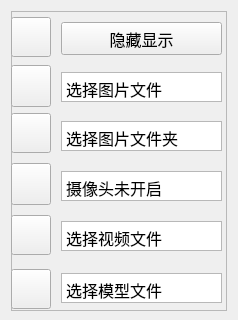
         <widget class="QWidget" name="Sidebar" native="true">
          <property name="styleSheet">
           <string notr="true"/>
          </property>
          <layout class="QVBoxLayout" name="verticalLayout_3" stretch="0">
           <property name="sizeConstraint">
            <enum>QLayout::SetDefaultConstraint</enum>
           </property>
           <property name="bottomMargin">
            <number>9</number>
           </property>
           <item>
            <widget class="QFrame" name="frame">
             <property name="minimumSize">
              <size>
               <width>216</width>
               <height>300</height>
              </size>
             </property>
             <property name="frameShape">
              <enum>QFrame::StyledPanel</enum>
             </property>
             <property name="frameShadow">
              <enum>QFrame::Raised</enum>
             </property>
             <widget class="QToolButton" name="toolButton_camera">
              <property name="geometry">
               <rect>
                <x>0</x>
                <y>152</y>
                <width>40</width>
                <height>42</height>
               </rect>
              </property>
              <property name="minimumSize">
               <size>
                <width>40</width>
                <height>40</height>
               </size>
              </property>
              <property name="maximumSize">
               <size>
                <width>45</width>
                <height>45</height>
               </size>
              </property>
              <property name="cursor">
               <cursorShape>PointingHandCursor</cursorShape>
              </property>
              <property name="toolTip">
               <string>开启摄像头</string>
              </property>
              <property name="autoFillBackground">
               <bool>false</bool>
              </property>
              <property name="text">
               <string/>
              </property>
              <property name="icon">
               <iconset resource="RecSystem.qrc">
                <normaloff>:/images/icons/g1.png</normaloff>:/images/icons/g1.png</iconset>
              </property>
              <property name="iconSize">
               <size>
                <width>50</width>
                <height>39</height>
               </size>
              </property>
              <property name="popupMode">
               <enum>QToolButton::DelayedPopup</enum>
              </property>
              <property name="toolButtonStyle">
               <enum>Qt::ToolButtonTextUnderIcon</enum>
              </property>
              <property name="autoRaise">
               <bool>false</bool>
              </property>
              <property name="arrowType">
               <enum>Qt::NoArrow</enum>
              </property>
             </widget>
             <widget class="QTextEdit" name="textEdit_camera">
              <property name="geometry">
               <rect>
                <x>50</x>
                <y>160</y>
                <width>161</width>
                <height>30</height>
               </rect>
              </property>
              <property name="sizePolicy">
               <sizepolicy hsizetype="Fixed" vsizetype="Fixed">
                <horstretch>0</horstretch>
                <verstretch>0</verstretch>
               </sizepolicy>
              </property>
              <property name="minimumSize">
               <size>
                <width>150</width>
                <height>30</height>
               </size>
              </property>
              <property name="maximumSize">
               <size>
                <width>280</width>
                <height>40</height>
               </size>
              </property>
              <property name="font">
               <font>
                <family>12pt 华为仿宋</family>
                <pointsize>12</pointsize>
                <italic>false</italic>
                <bold>false</bold>
               </font>
              </property>
              <property name="verticalScrollBarPolicy">
               <enum>Qt::ScrollBarAlwaysOff</enum>
              </property>
              <property name="horizontalScrollBarPolicy">
               <enum>Qt::ScrollBarAsNeeded</enum>
              </property>
              <property name="lineWrapMode">
               <enum>QTextEdit::NoWrap</enum>
              </property>
              <property name="readOnly">
               <bool>true</bool>
              </property>
              <property name="html">
               <string>&lt;!DOCTYPE HTML PUBLIC &quot;-//W3C//DTD HTML 4.0//EN&quot; &quot;http://www.w3.org/TR/REC-html40/strict.dtd&quot;&gt;
&lt;html&gt;&lt;head&gt;&lt;meta name=&quot;qrichtext&quot; content=&quot;1&quot; /&gt;&lt;meta charset=&quot;utf-8&quot; /&gt;&lt;style type=&quot;text/css&quot;&gt;
p, li { white-space: pre-wrap; }
hr { height: 1px; border-width: 0; }
li.unchecked::marker { content: &quot;\2610&quot;; }
li.checked::marker { content: &quot;\2612&quot;; }
&lt;/style&gt;&lt;/head&gt;&lt;body style=&quot; font-family:'12pt 华为仿宋'; font-size:12pt; font-weight:400; font-style:normal;&quot;&gt;
&lt;p style=&quot; margin-top:0px; margin-bottom:0px; margin-left:0px; margin-right:0px; -qt-block-indent:0; text-indent:0px;&quot;&gt;&lt;span style=&quot; font-family:'Adobe Devanagari';&quot;&gt;摄像头未开启&lt;/span&gt;&lt;/p&gt;&lt;/body&gt;&lt;/html&gt;</string>
              </property>
             </widget>
             <widget class="QToolButton" name="toolButton_file">
              <property name="geometry">
               <rect>
                <x>0</x>
                <y>54</y>
                <width>40</width>
                <height>42</height>
               </rect>
              </property>
              <property name="minimumSize">
               <size>
                <width>40</width>
                <height>40</height>
               </size>
              </property>
              <property name="maximumSize">
               <size>
                <width>45</width>
                <height>45</height>
               </size>
              </property>
              <property name="cursor">
               <cursorShape>PointingHandCursor</cursorShape>
              </property>
              <property name="toolTip">
               <string>选择图片</string>
              </property>
              <property name="autoFillBackground">
               <bool>false</bool>
              </property>
              <property name="text">
               <string/>
              </property>
              <property name="icon">
               <iconset resource="RecSystem.qrc">
                <normaloff>:/images/icons/recovery.png</normaloff>:/images/icons/recovery.png</iconset>
              </property>
              <property name="iconSize">
               <size>
                <width>50</width>
                <height>40</height>
               </size>
              </property>
              <property name="popupMode">
               <enum>QToolButton::DelayedPopup</enum>
              </property>
              <property name="toolButtonStyle">
               <enum>Qt::ToolButtonTextUnderIcon</enum>
              </property>
              <property name="autoRaise">
               <bool>false</bool>
              </property>
              <property name="arrowType">
               <enum>Qt::NoArrow</enum>
              </property>
             </widget>
             <widget class="QTextEdit" name="textEdit_image">
              <property name="geometry">
               <rect>
                <x>50</x>
                <y>61</y>
                <width>161</width>
                <height>30</height>
               </rect>
              </property>
              <property name="sizePolicy">
               <sizepolicy hsizetype="Fixed" vsizetype="Fixed">
                <horstretch>0</horstretch>
                <verstretch>0</verstretch>
               </sizepolicy>
              </property>
              <property name="minimumSize">
               <size>
                <width>150</width>
                <height>30</height>
               </size>
              </property>
              <property name="maximumSize">
               <size>
                <width>280</width>
                <height>40</height>
               </size>
              </property>
              <property name="font">
               <font>
                <family>12pt 华为仿宋</family>
                <pointsize>12</pointsize>
                <italic>false</italic>
                <bold>false</bold>
               </font>
              </property>
              <property name="layoutDirection">
               <enum>Qt::LeftToRight</enum>
              </property>
              <property name="verticalScrollBarPolicy">
               <enum>Qt::ScrollBarAlwaysOff</enum>
              </property>
              <property name="horizontalScrollBarPolicy">
               <enum>Qt::ScrollBarAsNeeded</enum>
              </property>
              <property name="lineWrapMode">
               <enum>QTextEdit::NoWrap</enum>
              </property>
              <property name="readOnly">
               <bool>true</bool>
              </property>
              <property name="html">
               <string>&lt;!DOCTYPE HTML PUBLIC &quot;-//W3C//DTD HTML 4.0//EN&quot; &quot;http://www.w3.org/TR/REC-html40/strict.dtd&quot;&gt;
&lt;html&gt;&lt;head&gt;&lt;meta name=&quot;qrichtext&quot; content=&quot;1&quot; /&gt;&lt;meta charset=&quot;utf-8&quot; /&gt;&lt;style type=&quot;text/css&quot;&gt;
p, li { white-space: pre-wrap; }
hr { height: 1px; border-width: 0; }
li.unchecked::marker { content: &quot;\2610&quot;; }
li.checked::marker { content: &quot;\2612&quot;; }
&lt;/style&gt;&lt;/head&gt;&lt;body style=&quot; font-family:'12pt 华为仿宋'; font-size:12pt; font-weight:400; font-style:normal;&quot;&gt;
&lt;p style=&quot; margin-top:0px; margin-bottom:0px; margin-left:0px; margin-right:0px; -qt-block-indent:0; text-indent:0px;&quot;&gt;&lt;span style=&quot; font-family:'Adobe Devanagari';&quot;&gt;选择图片文件&lt;/span&gt;&lt;/p&gt;&lt;/body&gt;&lt;/html&gt;</string>
              </property>
             </widget>
             <widget class="QToolButton" name="toolButton_model">
              <property name="geometry">
               <rect>
                <x>0</x>
                <y>258</y>
                <width>40</width>
                <height>40</height>
               </rect>
              </property>
              <property name="minimumSize">
               <size>
                <width>40</width>
                <height>40</height>
               </size>
              </property>
              <property name="maximumSize">
               <size>
                <width>45</width>
                <height>45</height>
               </size>
              </property>
              <property name="cursor">
               <cursorShape>PointingHandCursor</cursorShape>
              </property>
              <property name="toolTip">
               <string>使用默认模型</string>
              </property>
              <property name="autoFillBackground">
               <bool>false</bool>
              </property>
              <property name="text">
               <string/>
              </property>
              <property name="icon">
               <iconset resource="RecSystem.qrc">
                <normaloff>:/images/icons/model.png</normaloff>:/images/icons/model.png</iconset>
              </property>
              <property name="iconSize">
               <size>
                <width>40</width>
                <height>39</height>
               </size>
              </property>
              <property name="popupMode">
               <enum>QToolButton::DelayedPopup</enum>
              </property>
              <property name="toolButtonStyle">
               <enum>Qt::ToolButtonTextUnderIcon</enum>
              </property>
              <property name="autoRaise">
               <bool>false</bool>
              </property>
              <property name="arrowType">
               <enum>Qt::NoArrow</enum>
              </property>
             </widget>
             <widget class="QTextEdit" name="textEdit_model">
              <property name="geometry">
               <rect>
                <x>50</x>
                <y>262</y>
                <width>161</width>
                <height>30</height>
               </rect>
              </property>
              <property name="sizePolicy">
               <sizepolicy hsizetype="Fixed" vsizetype="Fixed">
                <horstretch>0</horstretch>
                <verstretch>0</verstretch>
               </sizepolicy>
              </property>
              <property name="minimumSize">
               <size>
                <width>150</width>
                <height>30</height>
               </size>
              </property>
              <property name="maximumSize">
               <size>
                <width>280</width>
                <height>40</height>
               </size>
              </property>
              <property name="font">
               <font>
                <family>12pt 华为仿宋</family>
                <pointsize>12</pointsize>
                <italic>false</italic>
                <bold>false</bold>
               </font>
              </property>
              <property name="verticalScrollBarPolicy">
               <enum>Qt::ScrollBarAlwaysOff</enum>
              </property>
              <property name="horizontalScrollBarPolicy">
               <enum>Qt::ScrollBarAsNeeded</enum>
              </property>
              <property name="lineWrapMode">
               <enum>QTextEdit::NoWrap</enum>
              </property>
              <property name="readOnly">
               <bool>true</bool>
              </property>
              <property name="html">
               <string>&lt;!DOCTYPE HTML PUBLIC &quot;-//W3C//DTD HTML 4.0//EN&quot; &quot;http://www.w3.org/TR/REC-html40/strict.dtd&quot;&gt;
&lt;html&gt;&lt;head&gt;&lt;meta name=&quot;qrichtext&quot; content=&quot;1&quot; /&gt;&lt;meta charset=&quot;utf-8&quot; /&gt;&lt;style type=&quot;text/css&quot;&gt;
p, li { white-space: pre-wrap; }
hr { height: 1px; border-width: 0; }
li.unchecked::marker { content: &quot;\2610&quot;; }
li.checked::marker { content: &quot;\2612&quot;; }
&lt;/style&gt;&lt;/head&gt;&lt;body style=&quot; font-family:'12pt 华为仿宋'; font-size:12pt; font-weight:400; font-style:normal;&quot;&gt;
&lt;p style=&quot; margin-top:0px; margin-bottom:0px; margin-left:0px; margin-right:0px; -qt-block-indent:0; text-indent:0px;&quot;&gt;&lt;span style=&quot; font-family:'Adobe Devanagari';&quot;&gt;选择模型文件&lt;/span&gt;&lt;/p&gt;&lt;/body&gt;&lt;/html&gt;</string>
              </property>
             </widget>
             <widget class="QToolButton" name="toolButton_folder">
              <property name="geometry">
               <rect>
                <x>0</x>
                <y>102</y>
                <width>40</width>
                <height>40</height>
               </rect>
              </property>
              <property name="minimumSize">
               <size>
                <width>40</width>
                <height>40</height>
               </size>
              </property>
              <property name="maximumSize">
               <size>
                <width>45</width>
                <height>45</height>
               </size>
              </property>
              <property name="cursor">
               <cursorShape>PointingHandCursor</cursorShape>
              </property>
              <property name="toolTip">
               <string>选择图片文件夹</string>
              </property>
              <property name="autoFillBackground">
               <bool>false</bool>
              </property>
              <property name="text">
               <string/>
              </property>
              <property name="icon">
               <iconset resource="RecSystem.qrc">
                <normaloff>:/images/icons/folder.png</normaloff>:/images/icons/folder.png</iconset>
              </property>
              <property name="iconSize">
               <size>
                <width>50</width>
                <height>39</height>
               </size>
              </property>
              <property name="popupMode">
               <enum>QToolButton::DelayedPopup</enum>
              </property>
              <property name="toolButtonStyle">
               <enum>Qt::ToolButtonTextUnderIcon</enum>
              </property>
              <property name="autoRaise">
               <bool>false</bool>
              </property>
              <property name="arrowType">
               <enum>Qt::NoArrow</enum>
              </property>
             </widget>
             <widget class="QTextEdit" name="textEdit_imgFolder">
              <property name="geometry">
               <rect>
                <x>50</x>
                <y>110</y>
                <width>161</width>
                <height>30</height>
               </rect>
              </property>
              <property name="sizePolicy">
               <sizepolicy hsizetype="Fixed" vsizetype="Fixed">
                <horstretch>0</horstretch>
                <verstretch>0</verstretch>
               </sizepolicy>
              </property>
              <property name="minimumSize">
               <size>
                <width>150</width>
                <height>30</height>
               </size>
              </property>
              <property name="maximumSize">
               <size>
                <width>280</width>
                <height>40</height>
               </size>
              </property>
              <property name="font">
               <font>
                <family>12pt 华为仿宋</family>
                <pointsize>12</pointsize>
                <italic>false</italic>
                <bold>false</bold>
               </font>
              </property>
              <property name="layoutDirection">
               <enum>Qt::LeftToRight</enum>
              </property>
              <property name="verticalScrollBarPolicy">
               <enum>Qt::ScrollBarAlwaysOff</enum>
              </property>
              <property name="horizontalScrollBarPolicy">
               <enum>Qt::ScrollBarAsNeeded</enum>
              </property>
              <property name="lineWrapMode">
               <enum>QTextEdit::NoWrap</enum>
              </property>
              <property name="readOnly">
               <bool>true</bool>
              </property>
              <property name="html">
               <string>&lt;!DOCTYPE HTML PUBLIC &quot;-//W3C//DTD HTML 4.0//EN&quot; &quot;http://www.w3.org/TR/REC-html40/strict.dtd&quot;&gt;
&lt;html&gt;&lt;head&gt;&lt;meta name=&quot;qrichtext&quot; content=&quot;1&quot; /&gt;&lt;meta charset=&quot;utf-8&quot; /&gt;&lt;style type=&quot;text/css&quot;&gt;
p, li { white-space: pre-wrap; }
hr { height: 1px; border-width: 0; }
li.unchecked::marker { content: &quot;\2610&quot;; }
li.checked::marker { content: &quot;\2612&quot;; }
&lt;/style&gt;&lt;/head&gt;&lt;body style=&quot; font-family:'12pt 华为仿宋'; font-size:12pt; font-weight:400; font-style:normal;&quot;&gt;
&lt;p style=&quot; margin-top:0px; margin-bottom:0px; margin-left:0px; margin-right:0px; -qt-block-indent:0; text-indent:0px;&quot;&gt;&lt;span style=&quot; font-family:'Adobe Devanagari';&quot;&gt;选择图片文件夹&lt;/span&gt;&lt;/p&gt;&lt;/body&gt;&lt;/html&gt;</string>
              </property>
             </widget>
             <widget class="QToolButton" name="toolButton_video">
              <property name="geometry">
               <rect>
                <x>0</x>
                <y>204</y>
                <width>40</width>
                <height>40</height>
               </rect>
              </property>
              <property name="minimumSize">
               <size>
                <width>40</width>
                <height>40</height>
               </size>
              </property>
              <property name="maximumSize">
               <size>
                <width>45</width>
                <height>45</height>
               </size>
              </property>
              <property name="cursor">
               <cursorShape>PointingHandCursor</cursorShape>
              </property>
              <property name="toolTip">
               <string>选择视频</string>
              </property>
              <property name="autoFillBackground">
               <bool>false</bool>
              </property>
              <property name="text">
               <string/>
              </property>
              <property name="icon">
               <iconset resource="RecSystem.qrc">
                <normaloff>:/images/icons/video.png</normaloff>:/images/icons/video.png</iconset>
              </property>
              <property name="iconSize">
               <size>
                <width>40</width>
                <height>40</height>
               </size>
              </property>
              <property name="popupMode">
               <enum>QToolButton::DelayedPopup</enum>
              </property>
              <property name="toolButtonStyle">
               <enum>Qt::ToolButtonTextUnderIcon</enum>
              </property>
              <property name="autoRaise">
               <bool>false</bool>
              </property>
              <property name="arrowType">
               <enum>Qt::NoArrow</enum>
              </property>
             </widget>
             <widget class="QTextEdit" name="textEdit_video">
              <property name="geometry">
               <rect>
                <x>50</x>
                <y>210</y>
                <width>161</width>
                <height>30</height>
               </rect>
              </property>
              <property name="sizePolicy">
               <sizepolicy hsizetype="Fixed" vsizetype="Fixed">
                <horstretch>0</horstretch>
                <verstretch>0</verstretch>
               </sizepolicy>
              </property>
              <property name="minimumSize">
               <size>
                <width>150</width>
                <height>30</height>
               </size>
              </property>
              <property name="maximumSize">
               <size>
                <width>280</width>
                <height>40</height>
               </size>
              </property>
              <property name="font">
               <font>
                <family>12pt 华为仿宋</family>
                <pointsize>12</pointsize>
                <italic>false</italic>
                <bold>false</bold>
               </font>
              </property>
              <property name="layoutDirection">
               <enum>Qt::LeftToRight</enum>
              </property>
              <property name="verticalScrollBarPolicy">
               <enum>Qt::ScrollBarAlwaysOff</enum>
              </property>
              <property name="horizontalScrollBarPolicy">
               <enum>Qt::ScrollBarAsNeeded</enum>
              </property>
              <property name="lineWrapMode">
               <enum>QTextEdit::NoWrap</enum>
              </property>
              <property name="readOnly">
               <bool>true</bool>
              </property>
              <property name="html">
               <string>&lt;!DOCTYPE HTML PUBLIC &quot;-//W3C//DTD HTML 4.0//EN&quot; &quot;http://www.w3.org/TR/REC-html40/strict.dtd&quot;&gt;
&lt;html&gt;&lt;head&gt;&lt;meta name=&quot;qrichtext&quot; content=&quot;1&quot; /&gt;&lt;meta charset=&quot;utf-8&quot; /&gt;&lt;style type=&quot;text/css&quot;&gt;
p, li { white-space: pre-wrap; }
hr { height: 1px; border-width: 0; }
li.unchecked::marker { content: &quot;\2610&quot;; }
li.checked::marker { content: &quot;\2612&quot;; }
&lt;/style&gt;&lt;/head&gt;&lt;body style=&quot; font-family:'12pt 华为仿宋'; font-size:12pt; font-weight:400; font-style:normal;&quot;&gt;
&lt;p style=&quot; margin-top:0px; margin-bottom:0px; margin-left:0px; margin-right:0px; -qt-block-indent:0; text-indent:0px;&quot;&gt;&lt;span style=&quot; font-family:'Adobe Devanagari';&quot;&gt;选择视频文件&lt;/span&gt;&lt;/p&gt;&lt;/body&gt;&lt;/html&gt;</string>
              </property>
             </widget>
             <widget class="QToolButton" name="loginTitle">
              <property name="geometry">
               <rect>
                <x>-2</x>
                <y>670</y>
                <width>45</width>
                <height>45</height>
               </rect>
              </property>
              <property name="minimumSize">
               <size>
                <width>45</width>
                <height>45</height>
               </size>
              </property>
              <property name="maximumSize">
               <size>
                <width>45</width>
                <height>45</height>
               </size>
              </property>
              <property name="cursor">
               <cursorShape>PointingHandCursor</cursorShape>
              </property>
              <property name="toolTip">
               <string>登录信息</string>
              </property>
              <property name="autoFillBackground">
               <bool>false</bool>
              </property>
              <property name="styleSheet">
               <string notr="true">QToolButton{
	border-image: url(:/login/icons/user.png);
	background-color: transparent;
	border-radius:5px;
	border:3px;
}

QToolButton::hover{
     border:2px;
}

QToolButton::pressed{
     border:1px;
}</string>
              </property>
              <property name="text">
               <string/>
              </property>
              <property name="icon">
               <iconset resource="RecSystem.qrc">
                <normaloff>:/images/C:/Users/24990/Desktop/user.png</normaloff>:/images/C:/Users/24990/Desktop/user.png</iconset>
              </property>
              <property name="iconSize">
               <size>
                <width>40</width>
                <height>40</height>
               </size>
              </property>
              <property name="popupMode">
               <enum>QToolButton::DelayedPopup</enum>
              </property>
              <property name="toolButtonStyle">
               <enum>Qt::ToolButtonTextUnderIcon</enum>
              </property>
              <property name="autoRaise">
               <bool>false</bool>
              </property>
              <property name="arrowType">
               <enum>Qt::NoArrow</enum>
              </property>
             </widget>
             <widget class="QToolButton" name="toolButton_menu">
              <property name="geometry">
               <rect>
                <x>0</x>
                <y>6</y>
                <width>40</width>
                <height>40</height>
               </rect>
              </property>
              <property name="minimumSize">
               <size>
                <width>40</width>
                <height>40</height>
               </size>
              </property>
              <property name="maximumSize">
               <size>
                <width>45</width>
                <height>45</height>
               </size>
              </property>
              <property name="cursor">
               <cursorShape>PointingHandCursor</cursorShape>
              </property>
              <property name="toolTip">
               <string>弹出显示</string>
              </property>
              <property name="autoFillBackground">
               <bool>false</bool>
              </property>
              <property name="text">
               <string/>
              </property>
              <property name="icon">
               <iconset resource="RecSystem.qrc">
                <normaloff>:/images/icons/burger-menu.png</normaloff>:/images/icons/burger-menu.png</iconset>
              </property>
              <property name="iconSize">
               <size>
                <width>50</width>
                <height>39</height>
               </size>
              </property>
              <property name="popupMode">
               <enum>QToolButton::DelayedPopup</enum>
              </property>
              <property name="toolButtonStyle">
               <enum>Qt::ToolButtonTextUnderIcon</enum>
              </property>
              <property name="autoRaise">
               <bool>false</bool>
              </property>
              <property name="arrowType">
               <enum>Qt::NoArrow</enum>
              </property>
             </widget>
             <widget class="QPushButton" name="pushButton_hide">
              <property name="geometry">
               <rect>
                <x>50</x>
                <y>11</y>
                <width>161</width>
                <height>33</height>
               </rect>
              </property>
              <property name="minimumSize">
               <size>
                <width>150</width>
                <height>30</height>
               </size>
              </property>
              <property name="maximumSize">
               <size>
                <width>280</width>
                <height>40</height>
               </size>
              </property>
              <property name="font">
               <font>
                <family>12pt 华为仿宋</family>
                <pointsize>12</pointsize>
                <italic>false</italic>
                <bold>false</bold>
               </font>
              </property>
              <property name="cursor">
               <cursorShape>PointingHandCursor</cursorShape>
              </property>
              <property name="text">
               <string>隐藏显示</string>
              </property>
             </widget>
            </widget>
           </item>
          </layout>
         </widget>
